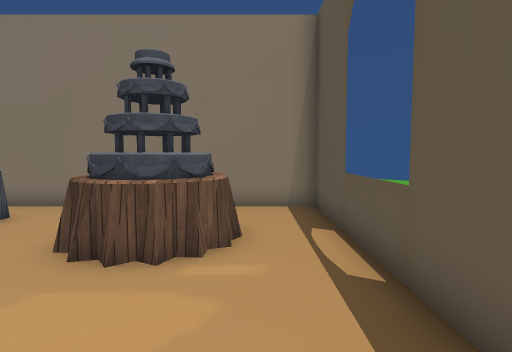
View 1 (above)

16 first-person views from a walk through a Unity game level. The camera is 1.5 m above the floor, tilts 4° down and sees 80° across. The floor is counted in squares, 1 m on a side. Each view is taken from the middle of a square. On the plan, view 1 faces up. The plan holds only what a view shows up to about 15 squares ahead; the rest is blank. The place goes on beyond the plan. The player is left out. Some animated figures are not drawn. Some surface patterns are stand-ins.

View 2
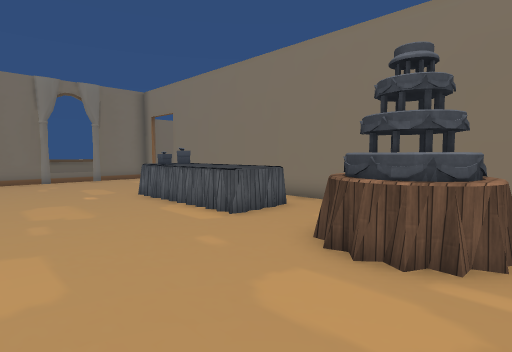

View 3
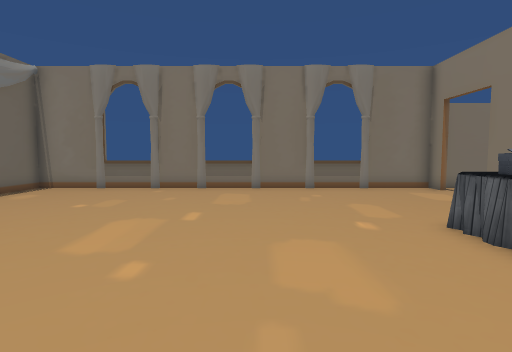

View 4
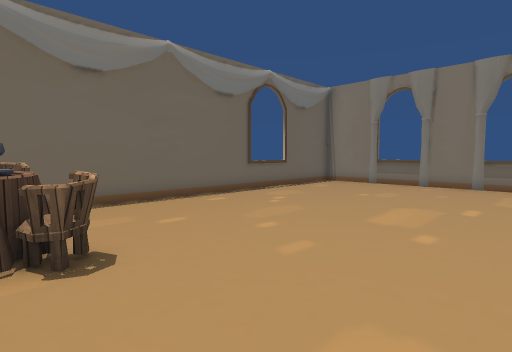

View 5
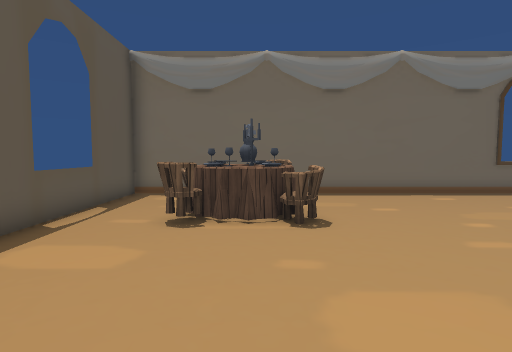

View 6
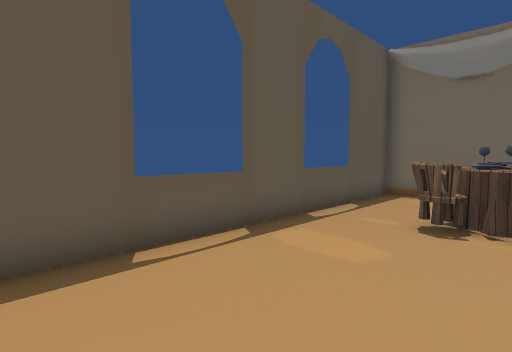

View 7
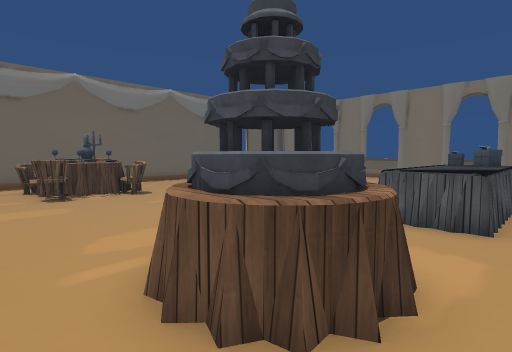

View 8
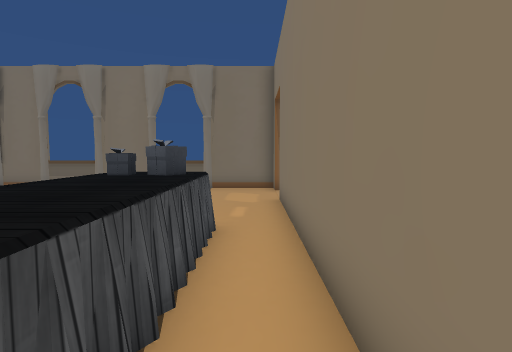

View 9
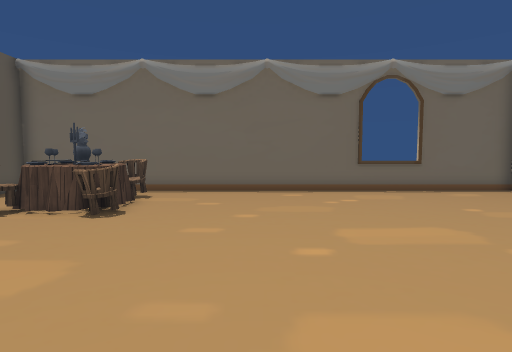

View 10
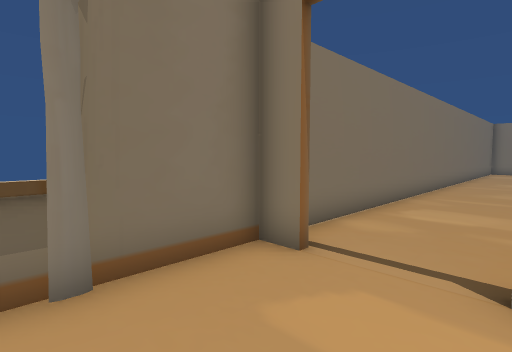

View 11
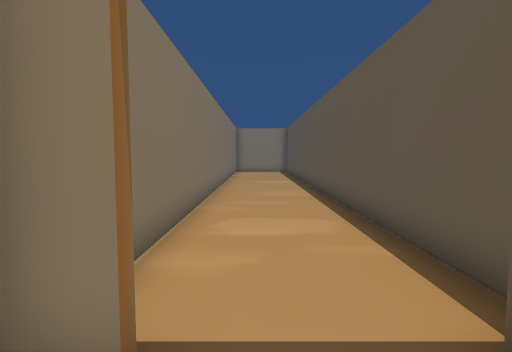

View 12
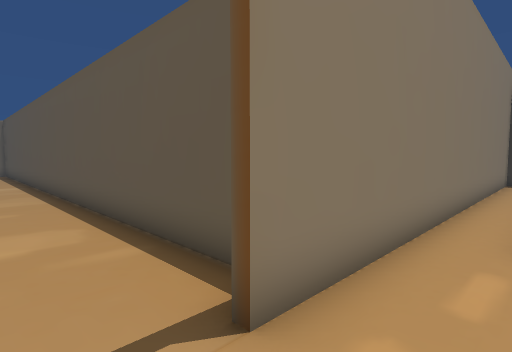

View 13
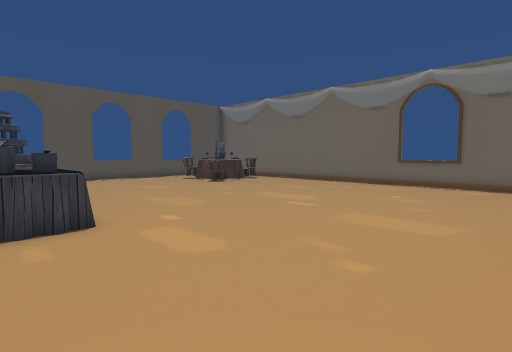

View 14
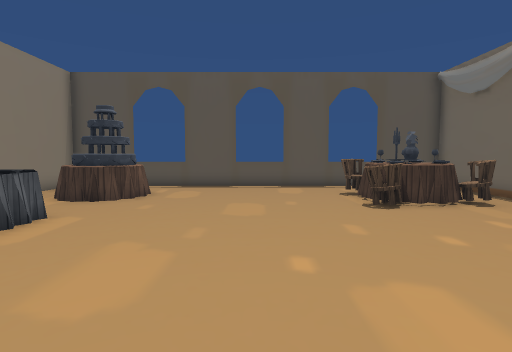

View 15
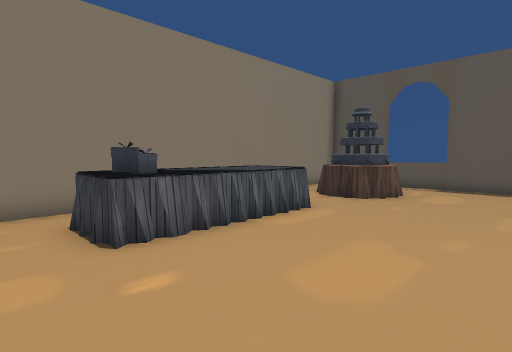

View 16
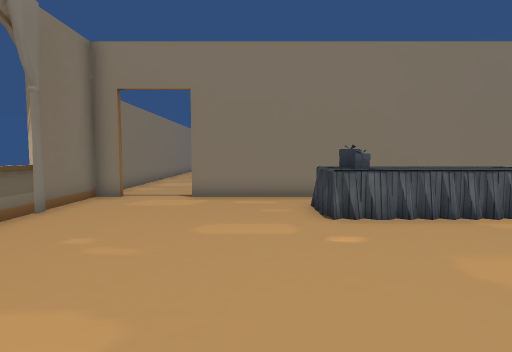

### Floor plan
Points are (right, up) in squares from view 1. A wall is a line through its corners. A room is listed if a view was taken in it or the views show most of it. See-through windows are left out.
Room 1 (views 1, 2, 3, 4, 5, 6, 7, 8, 9, 10, 11, 12, 13, 14, 15, 16)
walls: (-17.8, 8.8) (-18.7, 8.8) (-18.7, -8.8) (1.7, -8.8) (1.7, 8.8) (-15.4, 8.8)
ways out: opening at (-16.5, 9)
objects: table (-11, 5) to (-6, 7); chair (-4, -7) to (-3, -6); table (-4, -6) to (-1, -4); chair (-4, -4) to (-4, -3); table (-3, 4) to (-1, 7); cake (-2, 5) to (-2, 6); chair (-1, -7) to (-1, -6); chair (-1, -4) to (-1, -3)

Positions as (right, up) in squares from view 1, and headings:
1: (0, 0), facing up
2: (0, 0), facing up-left
3: (-5, 1), facing left
4: (-3, 1), facing down-left
5: (-3, 3), facing down
6: (-3, 3), facing down-right
7: (1, 8), facing down-left
8: (-5, 8), facing left
9: (-8, 4), facing down
10: (-15, 5), facing up-left
11: (-17, 7), facing up
12: (-17, 7), facing up-right
13: (-18, 7), facing down-right
14: (-13, 0), facing right
15: (-13, 0), facing up-right
16: (-13, -2), facing up
